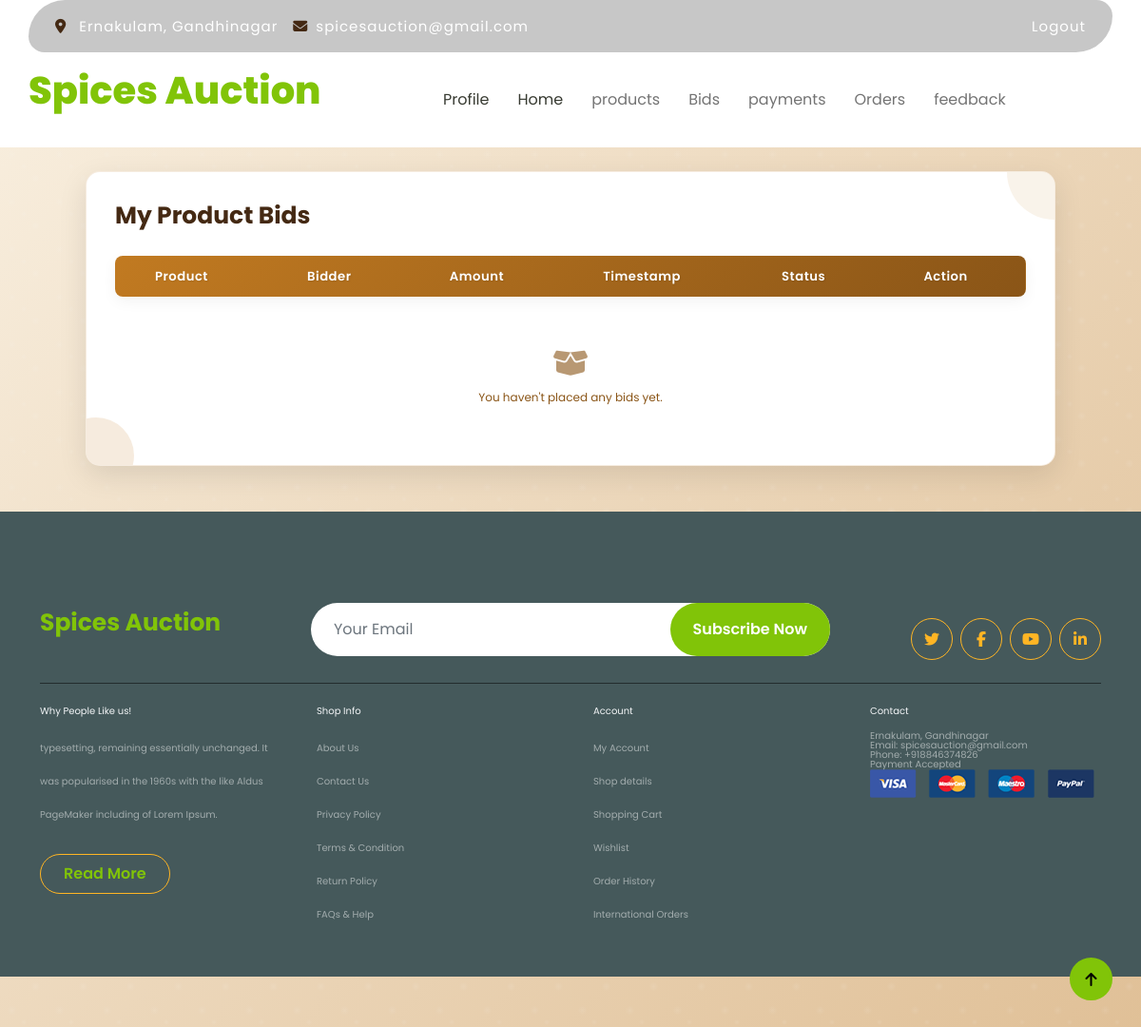
Before: /bid/ (signed in) with the older database file.
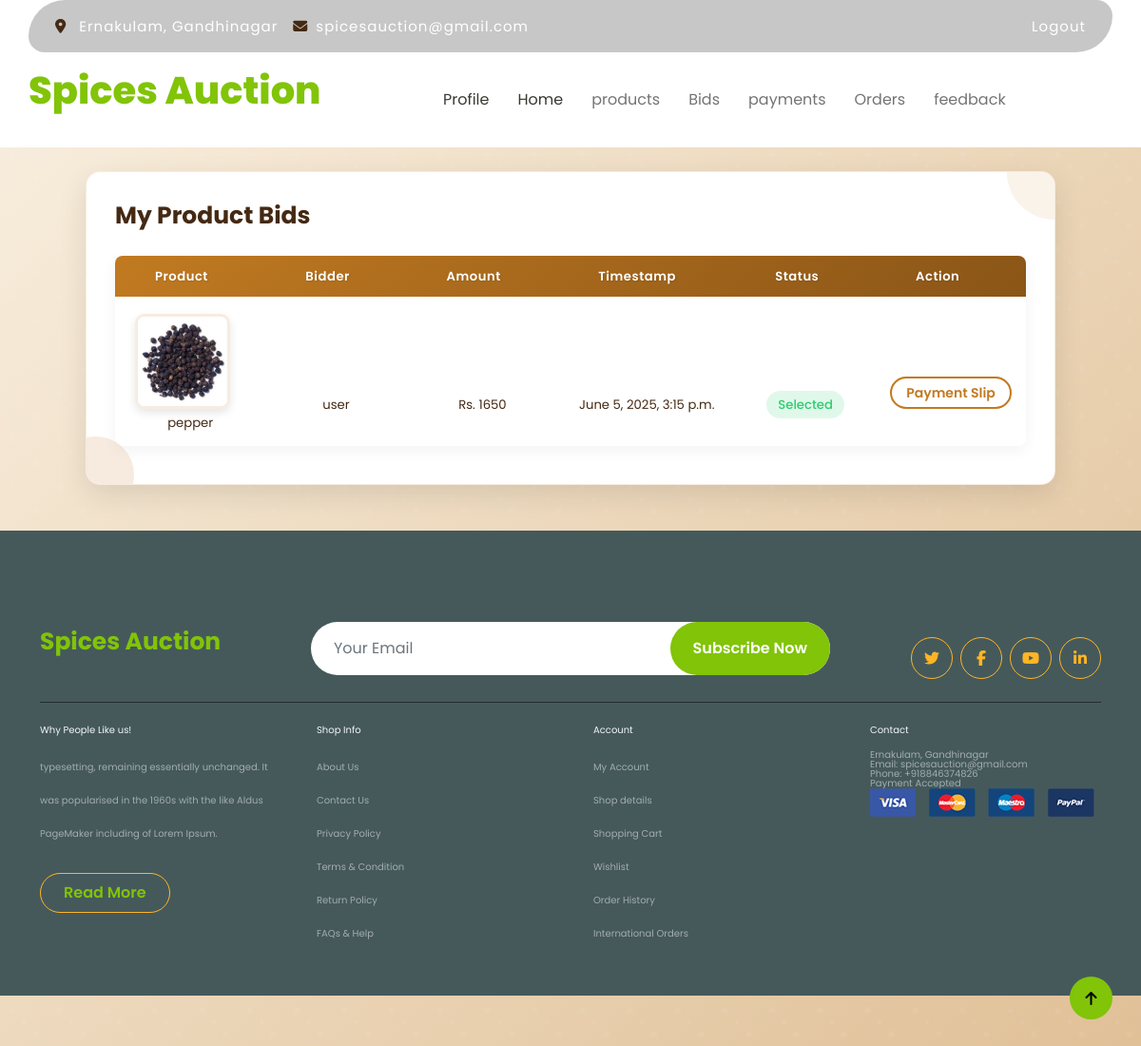
After: the same page with the newer database file.
### adminapi/models.py (models this page shows, shortened)
class Bid(models.Model):
    auction = models.ForeignKey(Auction, on_delete=models.CASCADE)
    bidder = models.ForeignKey(CustomUser, on_delete=models.CASCADE)
    amount = models.PositiveIntegerField()
    timestamp = models.DateTimeField(auto_now_add=True)
    is_selected=models.BooleanField(default=False)

class Auction(models.Model):
    spice = models.ForeignKey(Spice, on_delete=models.CASCADE)
    auctioneer = models.ForeignKey(Seller, on_delete=models.CASCADE)
    starting_bid = models.DecimalField(max_digits=10, decimal_places=2)
    expected_bid = models.DecimalField(max_digits=10, decimal_places=2, default=0)
    number_of_lots = models.IntegerField(default=1)
    end_time = models.DateTimeField()
    created_at = models.DateTimeField(auto_now_add=True)
    choices= [
        ('Available', 'Available'),
        ('Sold', 'Sold'),
        ('Expired', 'Expired'),
    ]
    status=models.CharField(max_length=50, choices=choices, default='Available')

class Spice(models.Model):
    seller = models.ForeignKey(Seller, on_delete=models.CASCADE)
    name = models.CharField(max_length=100)
    description = models.CharField(max_length=100)
    stock_quantity = models.PositiveIntegerField(default=0)
    image = models.ImageField(upload_to="images", null=True)
    created_at = models.DateTimeField(auto_now_add=True)
    choices= [
        ('Available', 'Available'),
        ('Not Available', 'Not Available'),
    ]
    status=models.CharField(max_length=50, choices=choices, default='Available')

class CustomUser(AbstractUser):
    user_type_choices = [
        ('Admin', 'Admin'),
        ('Seller', 'Seller'),
        ('DeliveryAgent', 'Delivery Agent'),
    ]
    user_type = models.CharField(max_length=50, choices=user_type_choices, default='Admin')
    email = models.EmailField(null=True)

class Seller(CustomUser):
    name = models.CharField(max_length=100)
    phone = models.CharField(max_length=100)
    email_address = models.EmailField()
    address = models.CharField(max_length=100)
    id_proof = models.FileField(null=True, upload_to="images",blank=True)
    profile = models.ImageField(upload_to="images", null=True, blank=True)
    is_available = models.BooleanField(default=True)

### userapi/views.py (the view)
# urls.py: path("bid/",views.bids_list_view,name="bid-list"),
def bids_list_view(request):
    user_id = request.user.id
    bids = Bid.objects.filter(auction__auctioneer_id=user_id)
    cards = Card.objects.filter(user=user_id)
    bid_purchases = BidPurchase.objects.filter(bid__in=bids)
    payment_status_by_bid = {purchase.bid.id: purchase.payment_status for purchase in bid_purchases}
    for bid in bids:
        bid.payment_status = payment_status_by_bid.get(bid.id, None)
    context = {
        'bids': bids,
        'cards': cards,
    }
    return render(request, 'user/bids.html', context)

### userapi/templates/user/bids.html (shortened to what this page needs)
{%extends 'user/base.html'%}
{%load static%}
{%block body_block%}
    <div id="wrapper" style="margin-top: 180px;">
     <h1>My Product Bids</h1>
     <table id="keywords" cellspacing="0" cellpadding="0">
       <thead>
         <tr>
           <th><span>Product</span></th>
           <th><span>Bidder</span></th>
           <th><span>Amount</span></th>
           <th><span>Timestamp</span></th>
           <th><span>Status</span></th>
           <th><span>Action</span></th>
         </tr>
       </thead>
       <tbody>
        {%for bid in bids%}
         <tr>
            <td>
              <div style="display: flex; flex-direction: column; align-items: center;">
                <img src="{{bid.auction.spice.image.url}}" class="avatar avatar-lg me-3" width="100px">
                <p class="lalign mt-2">{{bid.auction.spice.name}}</p>
              </div>
            </td>
            <td>{{bid.bidder.seller.name}}</td>
            <td>Rs. {{bid.amount}}</td>
            <td>{{bid.timestamp}}</td>
            <td>
              {% if bid.is_selected %}
                <span style="background-color: rgba(46, 204, 113, 0.15); color: #2ecc71; padding: 5px 12px; border-radius: 20px; font-weight: 500;">Selected</span>
              {% else %}
                <span style="background-color: rgba(243, 156, 18, 0.15); color: #e67e22; padding: 5px 12px; border-radius: 20px; font-weight: 500;">Pending</span>
              {% endif %}
            </td>
            <td>
              {% if bid.payment_status == 'completed' %}
                <a href="{%url 'download_slip' bid.id%}" class="btn-outline-info">Payment Slip</a>
              {% else %}
                <a href="{% url 'delete_bid' bid.id%}" class="buttons" title="Delete Bid"><i class="fa-solid fa-trash" style="color: #e34635;"></i></a>
              {% endif %}
            </td>
         </tr>
         {%endfor%}
       </tbody>
     </table>
     {% if not bids %}
     <div style="text-align: center; padding: 40px 0; color: #8a5517;">
       <i class="fa-solid fa-box-open" style="font-size: 3em; margin-bottom: 15px; opacity: 0.6;"></i>
       <p style="font-size: 1.2em;">You haven't placed any bids yet.</p>
     </div>
     {% endif %}
    </div>
{%endblock%}

Changed rows visible on the page:
added Bid: auction.spice.image (picture), auction.spice.name "pepper", bidder.seller.name "user", amount "1650", timestamp "June 5, 2025, 3:15 p.m.", is_selected "Selected", shows "Payment Slip"
Other visible differences:
text no longer shown: "You haven't placed any bids yet."
